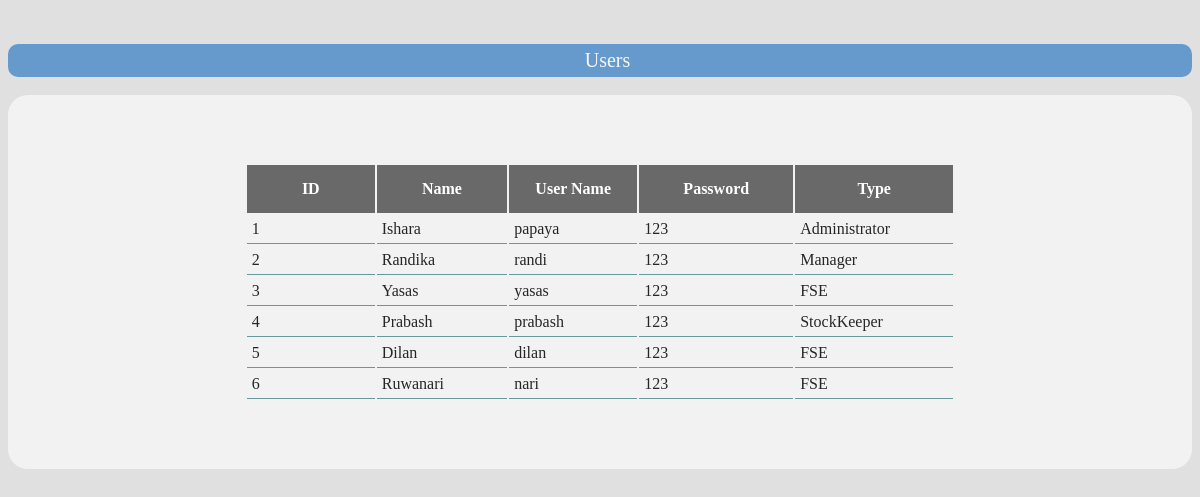
/Admin/view_user.php, run on the app's committed database.
### tables this page shows
CREATE TABLE `user` (
  `Id` int(11) NOT NULL,
  `Name` varchar(255) NOT NULL,
  `UserName` varchar(255) NOT NULL,
  `Password` varchar(255) NOT NULL,
  `Type` varchar(255) NOT NULL
);

### Admin/view_user.php (the view, shortened to what this page needs)
<html lang="en">
  <head>
    <link rel="stylesheet" href="../css/main.css">
  </head>
  <body bgcolor="#e0e0e0">
<center>
		<br>
<br>
<div class="h2div" >Users</div>
<br>
<div class="div">
<br>
<table class="table1 normaltable" >
	<tr>
		<th class="tablerecharge">ID</th>
		<th class="tablerecharge">Name</th>
		<th class="tablerecharge">User Name</th>
		<th class="tablerecharge">Password</th>
        <th class="tablerecharge">Type</th>
	</tr>
    <?php
            $sql_query = "select * from  user";
            $result = mysql_query($sql_query);
            while ($data = mysql_fetch_array($result))
            {
                $id = $data['Id'];
                $name = $data['Name'];
                $uname = $data['UserName'];
                $passw = $data['Password'];
                $type = $data['Type'];
                echo '
                	<tr>
                		<td class="tablerecharge">'.$id.'</td>
                		<td class="tablerecharge">'.$name.'</td>
                		<td class="tablerecharge">'.$uname.'</td>
                		<td class="tablerecharge">'.$passw.'</td>
                        <td class="tablerecharge">'.$type.'</td>
                	</tr>';
            }
	?>
	</table>
<br>
</div>
<br>
</center>
  </body>
</html>

### css/main.css (style rules this page uses)
.div { border-radius: 20px; background-color: #f2f2f2; padding-bottom: 50px; padding-top: 50px; }
.table1 { border-radius: 10px; width: 60% }
.h2div { background-color: #6699cc; color: #F8F8F8; font-family: Georgia; font-size: 20px; vertical-align: center; padding-left: 15px; padding-top: 5px; padding-bottom: 5px; border-radius: 10px; }
.tablerecharge { width: 10% }
.normaltable td { vertical-align: bottom; padding: 5px; text-align: 15px; height: 10px; border-bottom: 1px solid #669999; color: #262626 }
.normaltable th { background-color: #696969 ; color: white; height: 20px; vertical-align: bottom; padding: 15px; text-align: 15px }

### data on the page
user: Id "1", Name "Ishara", UserName "papaya", Password "123", Type "Administrator"
user: Id "2", Name "Randika", UserName "randi", Password "123", Type "Manager"
user: Id "3", Name "Yasas", UserName "yasas", Password "123", Type "FSE"
user: Id "4", Name "Prabash", UserName "prabash", Password "123", Type "StockKeeper"
user: Id "5", Name "Dilan", UserName "dilan", Password "123", Type "FSE"
user: Id "6", Name "Ruwanari", UserName "nari", Password "123", Type "FSE"
